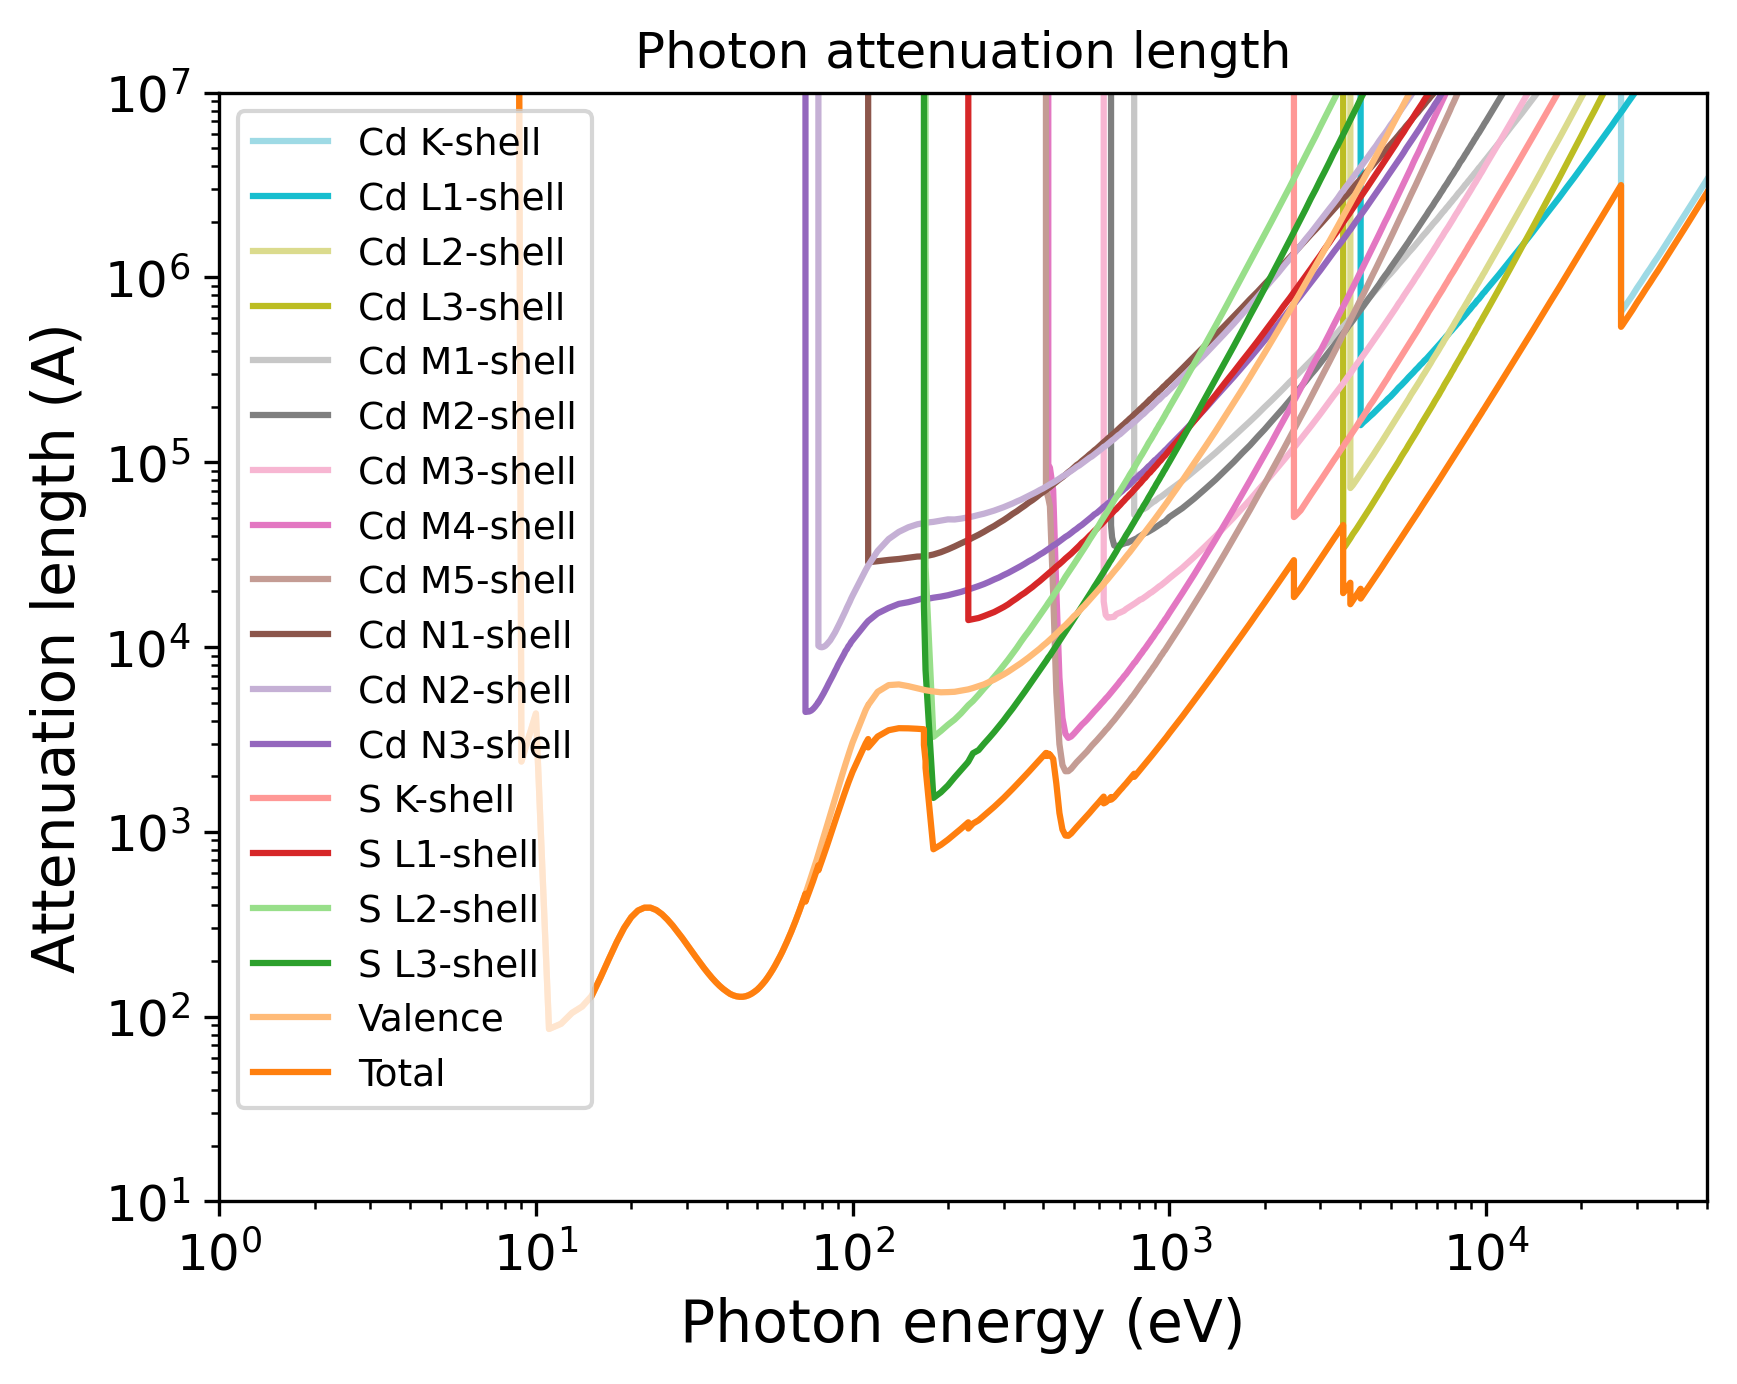

Generate this figure with Python:
import pandas as pd
import numpy as np
import matplotlib.pyplot as plt
import matplotlib.cm as cm
# Set the format:
plt.xlabel("Photon energy (eV)", fontsize=14)
plt.ylabel("Attenuation length (A)", fontsize=14)
plt.xticks(fontsize=12)
plt.yticks(fontsize=12)
plt.grid(False)
# Set the axes:
# Read the output file:
df = pd.read_csv(r"OUTPUT_CdS_wz_Photon_IMFP.dat", sep=r'\s+', header=None, comment="#", skipinitialspace=True)
plt.xscale("log")
plt.yscale("log")
# Prepare the plot:
columns_to_plot = [ 1, 2, 3, 4, 5, 6, 7, 8, 9, 10, 11, 12, 13, 14, 15, 16, 17, 18]
labels = [ "Cd K-shell", "Cd L1-shell", "Cd L2-shell", "Cd L3-shell", "Cd M1-shell", "Cd M2-shell", "Cd M3-shell", "Cd M4-shell", "Cd M5-shell", "Cd N1-shell", "Cd N2-shell", "Cd N3-shell", "S K-shell", "S L1-shell", "S L2-shell", "S L3-shell", "Valence", "Total"]
# Create N distinct colors from a colormap
N = len(columns_to_plot)
colors = plt.cm.tab20(np.linspace(1, 0, 20))
# Set line styles:
linestyles = [ "-", "-", "-", "-", "-", "-", "-", "-", "-", "-", "-", "-", "-", "-", "-", "-", "-", "-"]
for i, col in enumerate(columns_to_plot):
    color = colors[i % len(colors)]
    ls    = linestyles[i % len(linestyles)]
    label = labels[i % len(labels)]
    plt.plot(df.iloc[:, 0], df.iloc[:, col],
    color=color,
    label=label,
    linestyle=ls)
plt.xlim(1.00000000,50000.00000000)
plt.ylim(10.00000000,10000000.00000000)
plt.title("Photon attenuation length")
plt.legend(loc="best", fontsize=9)
# Save the plot in this format:
plt.savefig("OUTPUT_MFP_photon.png", dpi=300, bbox_inches="tight")
